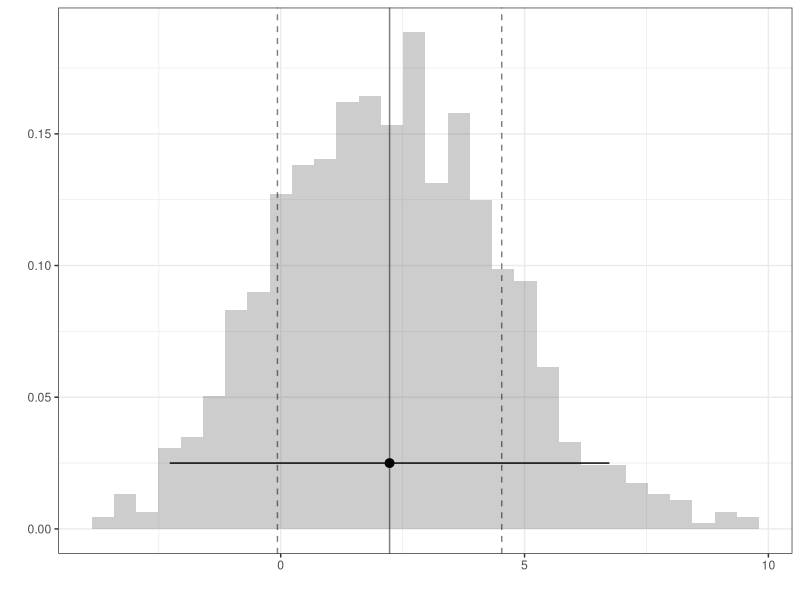
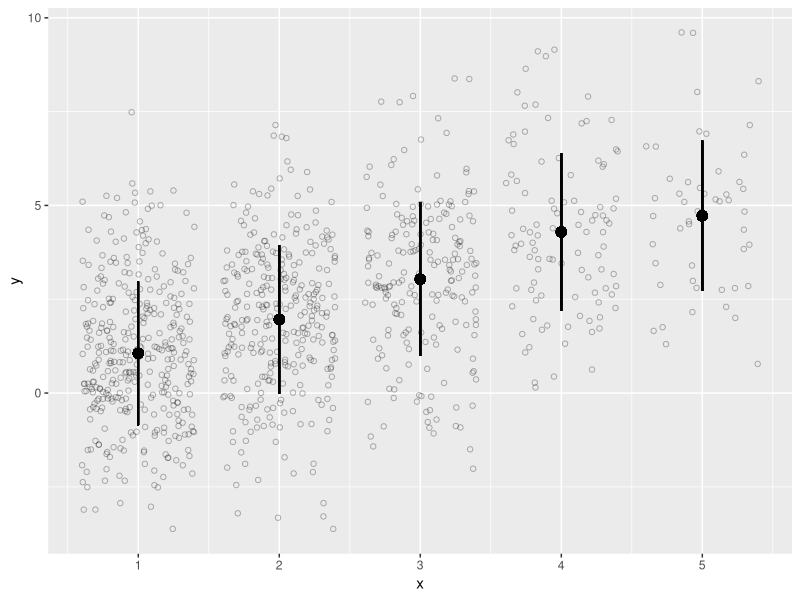
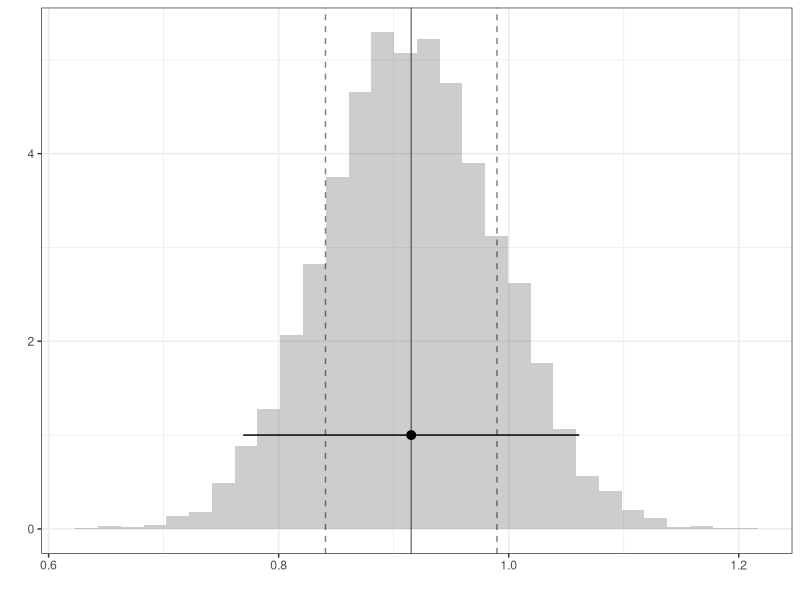
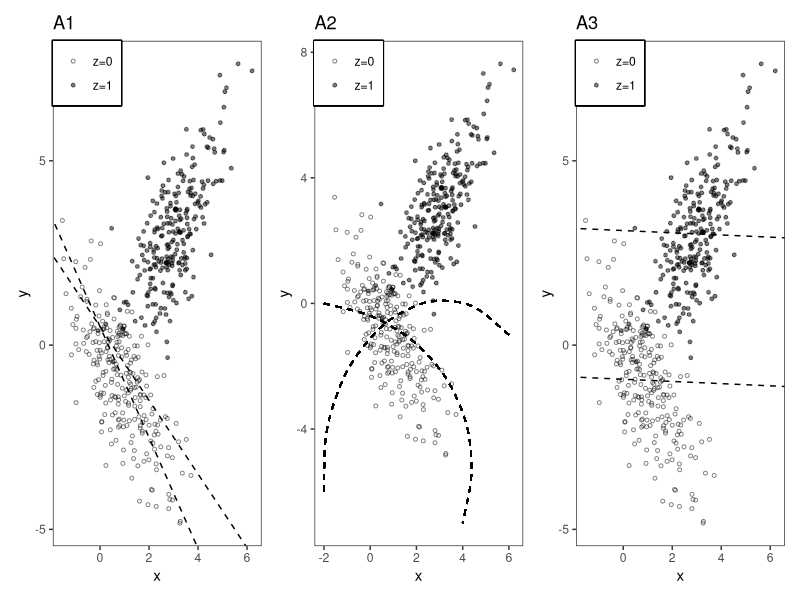
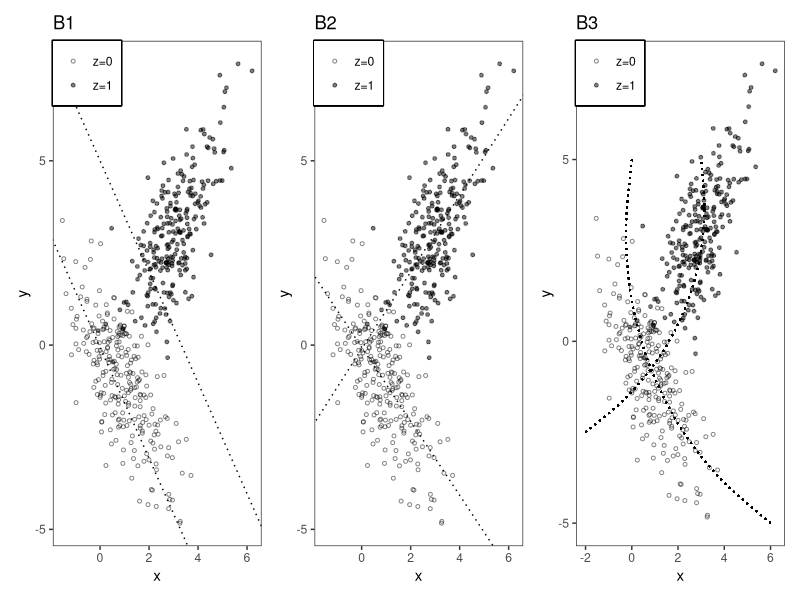

Generate these figures, in order, with R:
## ---- chunk 1
#| echo: false
#| warning: false
library(ggplot2)
library(tidyverse)
library(patchwork)
## ---- chunk 2
#| echo: false
set.seed(123)
n = 1000
Y= rep(NA,n)
X = c(rep(1,350), rep(2,300),rep(3,200),rep(4,100),rep(5,50))
for(i in 1:n){
  Y[i] = X[i] + rnorm(1,0,2) 
}
df<- data.frame(x=X,y=Y)

## ---- chunk 3
#| echo: true
B=10000
theta<- rep(NA,B)
for( b in 1:B ){
bootind = sample(1:n,size=n,replace=T)
dfboot = df[bootind,]
theta[b] = (1/4)*mean(dfboot$y[dfboot$x==5]) -(1/4)*mean(dfboot$y[dfboot$x==1])
}
## ---- chunk 4
#| out-height: 3.5in
#| fig-ncol: 2
#| fig-subcap:
#|  -  Histogram of the vector Y's elements
#|  -  Jittered Scatterplot of X and Y
ggplot() + geom_histogram(aes(x=Y,     y=after_stat(density)), alpha=.3) + 
           geom_vline(aes(xintercept=mean(Y)), alpha=.5) + 
           geom_vline(aes(xintercept=mean(Y)+c(-1,1)*sd(Y)), linetype='dashed', alpha=.5) + 
           geom_pointrange(aes(x=mean(Y), xmin=mean(Y)-1.96*sd(Y), xmax=mean(Y)+1.96*sd(Y), y=.025)) + theme_bw() + xlab('') + ylab('')

ggplot(df, aes(x=x, y=y)) +geom_jitter(shape=1,alpha=.3) + geom_point(x=1,y=mean(df$y[df$x==1]),size=3) + geom_point(x=2,y=mean(df$y[df$x==2]),size=3) + geom_point(x=3,y=mean(df$y[df$x==3]),size=3)+ geom_point(x=4,y=mean(df$y[df$x==4]),size=3) + geom_point(x=5,y=mean(df$y[df$x==5]),size=3) + geom_segment(aes(x=1,y=mean(y[x==1])-sd(y[x==1]), xend=1, yend=mean(y[x==1])+sd(y[x==1]))) + geom_segment(aes(x=2,y=mean(y[x==2])-sd(y[x==2]), xend=2, yend=mean(y[x==2])+sd(y[x==2]))) + geom_segment(aes(x=3,y=mean(y[x==3])-sd(y[x==3]), xend=3, yend=mean(y[x==3])+sd(y[x==3]))) + geom_segment(aes(x=4,y=mean(y[x==4])-sd(y[x==4]), xend=4, yend=mean(y[x==4])+sd(y[x==4]))) + geom_segment(aes(x=5,y=mean(y[x==5])-sd(y[x==5]), xend=5, yend=mean(y[x==5])+sd(y[x==5]))) 
  

## ---- chunk 5
#| out-height: 3.5in
#| fig-ncol: 2
#| fig-subcap:
#|  -  Histogram of the theta's elements
ggplot() + geom_histogram(aes(x=theta, y=after_stat(density)), alpha=.3) + 
           geom_vline(aes(xintercept=mean(theta)), alpha=.5) + 
           geom_vline(aes(xintercept=mean(theta)+c(-1,1)*sd(theta)), linetype='dashed', alpha=.5) + 
           geom_pointrange(aes(x=mean(theta), xmin=mean(theta)-1.96*sd(theta), xmax=mean(theta)+1.96*sd(theta), y=1)) + theme_bw() + xlab('') + ylab('')

## ---- chunk 6
#| echo: false
#| warning: false
n <- 500
zz <- c(rep(0,n/2),rep(1,n/2))
set.seed(220220)
xx <-  1 + 2*zz + rnorm(n,mean=0,sd = 1)
yy <- 2*zz*xx - xx + rnorm(n)


modAct1 <- lm(yy ~ xx)
modAct2 <- lm(yy ~ xx + zz)


df <- data.frame(xx,yy,zz)

p <- ggplot(data = df, aes(x = xx, y = yy)) +
  geom_point(aes(shape = factor(zz)),size = 1,alpha=.5) +
  scale_shape_manual(values = c(1,19), label = c("z=0","z=1")) +
  xlab("x") +
  ylab("y") +
  theme_bw() +
  theme(panel.grid = element_blank(),
        legend.box.just = "left",
        legend.justification = c("left","top"),
        legend.position = c(0,1),
        legend.margin = margin(6,6,6,6),
        legend.title = element_blank(),
        legend.box.background = element_rect(color="black",size=1))

coef1 <- modAct1$coefficients
coef2 <- modAct2$coefficients
mod3 <- lm(yy ~ xx+zz+xx*zz, data = df)
coef3 <- coef(mod3)
# simple regression line y ~ x --------


## ---- chunk 7
#| echo: false
#ggplot(data = df, aes(x = xx, y = yy)) +
#  geom_point(size = 1,alpha=.5) +
#  xlab("x") +
#  ylab("y") +
#  theme_bw() + geom_abline(intercept = coef1[1], slope = coef1[2]) + ggtitle("A3")
## ---- chunk 8
#| echo: false
# multiple additive regression y ~ x + z
addA <- p + geom_abline(intercept = coef2[1], slope = coef2[2], linetype = 'dashed') +
  geom_abline(intercept = coef2[1] + coef2[3], slope = coef2[2], linetype = 'dashed') +
  ggtitle("A3")

addB <- p + geom_abline(intercept = 0.5, slope = coef3[2]*1.5,
                linetype = 'dashed')+ geom_abline(intercept = 0.5, slope = -1,
                linetype = 'dashed') + ggtitle("A1")

addC <- p + geom_curve(aes(x = -2,xend=6,y=-6,yend=-1),
               curvature = -0.8,
               angle = 70,
               linetype = 'dashed') +
  geom_curve(aes(x=-2,y=0,xend=4,yend=-7),
             curvature = -0.5,
             linetype = 'dashed') +
  ggtitle("A2")

#pdf(file="Q1partBplot.pdf",width=10,height=4)
 addB + addC + addA
#dev.off()
## ---- chunk 9
#| echo: false
# interactive model

intC2 <- p + geom_abline(intercept = coef3[1], slope = coef3[2],
                linetype = 'dotted') +
  geom_abline(intercept = coef3[1] + coef3[3],
              slope = coef3[2] + coef3[4],
              linetype = 'dotted') +
  ggtitle("B2")


intC1 <- p + geom_abline(intercept = coef3[1], slope = coef3[2]*1.5,
                linetype = 'dotted') +
  geom_abline(intercept = 5,
              slope = coef3[2]*1.5,
              linetype = 'dotted') +
  ggtitle("B1")

intC3 <- p + geom_curve(aes(x = -2,y = -2.5,xend=3,yend=5),
               curvature = 0.3,
               #angle = 30,
               linetype = 'dotted') +
  geom_curve(aes(x=0,y=5,xend=6,yend=-5),
             curvature = 0.3,
             angle=95,
             linetype = 'dotted') +
  ggtitle("B3")

#pdf(file="Q1partCplot.pdf",width=10,height=4)
intC1 + intC2 + intC3
#dev.off()
